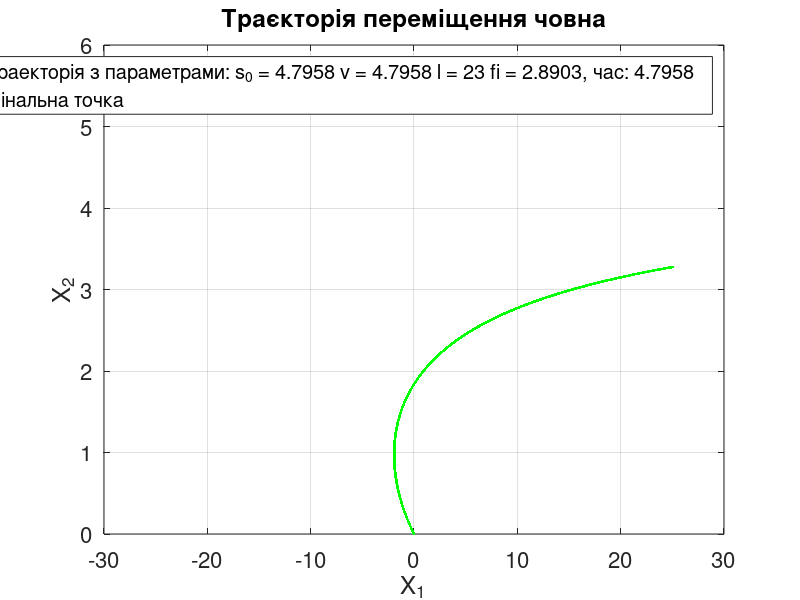

The MATLAB source for this figure:

% вхідні дані
n = 23;
s_0 = sqrt(23);
v = sqrt(23);
l = 23;
fi = pi * 23 / 25;


disp('INPUT DATA');
disp(['n = ', num2str(n)]);
disp(['s_0 = ', num2str(s_0)]);
disp(['v = ', num2str(v)]);
disp(['l = ', num2str(l)]);
disp(['fi = ', num2str(fi)]);


% стартові координати човна
x_1 = 0;
x_2 = 0;

N = 10000
tau = (l / v) / N;
disp(['tau = ', num2str(tau)]);

x_1_values = zeros(1, N+1);
x_2_values = zeros(1, N+1);

function [u_1, u_2] = calculate_control(x_1, x_2, s_0, v, l, fi, tau)

    % формула для λ
    lambda = sqrt((l*cos(fi) - x_1 - s_0 * x_2 * tau)^2 +
    (l*sin(fi) - x_2)^2) * v * tau - v^2 * tau^2;

    % формули для u1, u2
    u_1 = ((l*cos(fi) - x_1 - s_0 * x_2 * tau) * v * tau) / (lambda + v^2 * tau^2);
    u_2 = ((l*sin(fi) - x_2) * v * tau) / (lambda + v^2 * tau^2);
end



for i = 1:N

    [u_1, u_2] = calculate_control(x_1, x_2, s_0, v, l, fi, tau);

    % формули для x1, x2
    x_1 = x_1 + (s_0 * x_2 + v * u_1) * tau;
    x_2 = x_2 + v * u_2 * tau;

    x_1_values(i+1) = x_1;
    x_2_values(i+1) = x_2;
end


time = l/v;

% графік
plot(x_1_values, x_2_values, 'g.-', 'DisplayName', ['Траекторія з параметрами: s_0 = ', num2str(s_0), ' v = ', num2str(v), ' l = ', num2str(l), ' fi = ', num2str(fi), ', час: ', num2str(time)]);
hold on;
plot(l*cos(fi), l*sin(fi), 'b', 'MarkerSize', 12, 'DisplayName', ['Фінальна точка']);
xlabel('X_1', 'FontSize', 20);
ylabel('X_2', 'FontSize', 20);
title('Траєкторія переміщення човна', 'FontSize', 20);
grid on;
set(gca, 'FontSize', 16);
legend('show');

